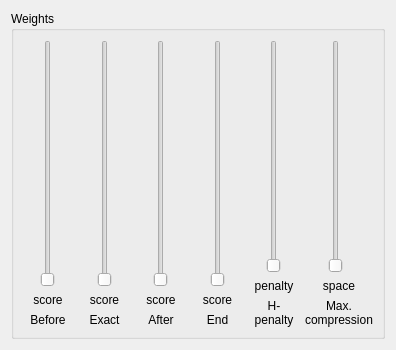
<ui version="4.0" >
 <class>LayoutOptionWidget</class>
 <widget class="QWidget" name="LayoutOptionWidget" >
  <property name="geometry" >
   <rect>
    <x>0</x>
    <y>0</y>
    <width>396</width>
    <height>350</height>
   </rect>
  </property>
  <property name="sizePolicy" >
   <sizepolicy vsizetype="Expanding" hsizetype="Expanding" >
    <horstretch>0</horstretch>
    <verstretch>0</verstretch>
   </sizepolicy>
  </property>
  <property name="windowTitle" >
   <string>Text layout engine options</string>
  </property>
  <layout class="QGridLayout" name="gridLayout_2" >
   <item row="0" column="0" >
    <widget class="QGroupBox" name="groupBox" >
     <property name="title" >
      <string>Weights</string>
     </property>
     <layout class="QGridLayout" name="gridLayout_8" >
      <item row="0" column="0" >
       <layout class="QGridLayout" name="gridLayout" >
        <item row="0" column="0" >
         <spacer name="horizontalSpacer" >
          <property name="orientation" >
           <enum>Qt::Horizontal</enum>
          </property>
          <property name="sizeHint" stdset="0" >
           <size>
            <width>40</width>
            <height>20</height>
           </size>
          </property>
         </spacer>
        </item>
        <item row="0" column="2" >
         <spacer name="horizontalSpacer_2" >
          <property name="orientation" >
           <enum>Qt::Horizontal</enum>
          </property>
          <property name="sizeHint" stdset="0" >
           <size>
            <width>40</width>
            <height>20</height>
           </size>
          </property>
         </spacer>
        </item>
        <item row="0" column="1" >
         <widget class="QSlider" name="beforeSlid" >
          <property name="minimum" >
           <number>1</number>
          </property>
          <property name="maximum" >
           <number>1000</number>
          </property>
          <property name="tracking" >
           <bool>true</bool>
          </property>
          <property name="orientation" >
           <enum>Qt::Vertical</enum>
          </property>
          <property name="tickPosition" >
           <enum>QSlider::NoTicks</enum>
          </property>
         </widget>
        </item>
        <item row="1" column="0" colspan="3" >
         <widget class="QLabel" name="bScore" >
          <property name="text" >
           <string>score</string>
          </property>
          <property name="alignment" >
           <set>Qt::AlignCenter</set>
          </property>
          <property name="buddy" >
           <cstring>beforeSlid</cstring>
          </property>
         </widget>
        </item>
        <item row="2" column="0" colspan="3" >
         <widget class="QLabel" name="label" >
          <property name="text" >
           <string>Before</string>
          </property>
          <property name="alignment" >
           <set>Qt::AlignHCenter|Qt::AlignTop</set>
          </property>
          <property name="wordWrap" >
           <bool>true</bool>
          </property>
         </widget>
        </item>
       </layout>
      </item>
      <item row="0" column="1" >
       <layout class="QGridLayout" name="gridLayout_3" >
        <item row="0" column="1" >
         <widget class="QSlider" name="fitSlid" >
          <property name="minimum" >
           <number>1</number>
          </property>
          <property name="maximum" >
           <number>1000</number>
          </property>
          <property name="tracking" >
           <bool>true</bool>
          </property>
          <property name="orientation" >
           <enum>Qt::Vertical</enum>
          </property>
         </widget>
        </item>
        <item row="1" column="0" colspan="3" >
         <widget class="QLabel" name="eScore" >
          <property name="text" >
           <string>score</string>
          </property>
          <property name="alignment" >
           <set>Qt::AlignCenter</set>
          </property>
          <property name="buddy" >
           <cstring>fitSlid</cstring>
          </property>
         </widget>
        </item>
        <item row="2" column="0" colspan="3" >
         <widget class="QLabel" name="label_2" >
          <property name="text" >
           <string>Exact</string>
          </property>
          <property name="alignment" >
           <set>Qt::AlignHCenter|Qt::AlignTop</set>
          </property>
          <property name="wordWrap" >
           <bool>true</bool>
          </property>
         </widget>
        </item>
        <item row="0" column="0" >
         <spacer name="horizontalSpacer_3" >
          <property name="orientation" >
           <enum>Qt::Horizontal</enum>
          </property>
          <property name="sizeHint" stdset="0" >
           <size>
            <width>40</width>
            <height>20</height>
           </size>
          </property>
         </spacer>
        </item>
        <item row="0" column="2" >
         <spacer name="horizontalSpacer_4" >
          <property name="orientation" >
           <enum>Qt::Horizontal</enum>
          </property>
          <property name="sizeHint" stdset="0" >
           <size>
            <width>40</width>
            <height>20</height>
           </size>
          </property>
         </spacer>
        </item>
       </layout>
      </item>
      <item row="0" column="2" >
       <layout class="QGridLayout" name="gridLayout_4" >
        <item row="0" column="1" >
         <widget class="QSlider" name="afterSlid" >
          <property name="minimum" >
           <number>1</number>
          </property>
          <property name="maximum" >
           <number>1000</number>
          </property>
          <property name="tracking" >
           <bool>true</bool>
          </property>
          <property name="orientation" >
           <enum>Qt::Vertical</enum>
          </property>
         </widget>
        </item>
        <item row="0" column="0" >
         <spacer name="horizontalSpacer_5" >
          <property name="orientation" >
           <enum>Qt::Horizontal</enum>
          </property>
          <property name="sizeHint" stdset="0" >
           <size>
            <width>40</width>
            <height>20</height>
           </size>
          </property>
         </spacer>
        </item>
        <item row="0" column="2" >
         <spacer name="horizontalSpacer_6" >
          <property name="orientation" >
           <enum>Qt::Horizontal</enum>
          </property>
          <property name="sizeHint" stdset="0" >
           <size>
            <width>40</width>
            <height>20</height>
           </size>
          </property>
         </spacer>
        </item>
        <item row="1" column="0" colspan="3" >
         <widget class="QLabel" name="aScore" >
          <property name="text" >
           <string>score</string>
          </property>
          <property name="alignment" >
           <set>Qt::AlignCenter</set>
          </property>
          <property name="buddy" >
           <cstring>afterSlid</cstring>
          </property>
         </widget>
        </item>
        <item row="2" column="0" colspan="3" >
         <widget class="QLabel" name="label_3" >
          <property name="text" >
           <string>After</string>
          </property>
          <property name="alignment" >
           <set>Qt::AlignHCenter|Qt::AlignTop</set>
          </property>
          <property name="wordWrap" >
           <bool>true</bool>
          </property>
         </widget>
        </item>
       </layout>
      </item>
      <item row="0" column="3" >
       <layout class="QGridLayout" name="gridLayout_5" >
        <item row="0" column="1" >
         <widget class="QSlider" name="endSlid" >
          <property name="minimum" >
           <number>1</number>
          </property>
          <property name="maximum" >
           <number>1000</number>
          </property>
          <property name="tracking" >
           <bool>true</bool>
          </property>
          <property name="orientation" >
           <enum>Qt::Vertical</enum>
          </property>
         </widget>
        </item>
        <item row="0" column="0" >
         <spacer name="horizontalSpacer_7" >
          <property name="orientation" >
           <enum>Qt::Horizontal</enum>
          </property>
          <property name="sizeHint" stdset="0" >
           <size>
            <width>40</width>
            <height>20</height>
           </size>
          </property>
         </spacer>
        </item>
        <item row="0" column="2" >
         <spacer name="horizontalSpacer_8" >
          <property name="orientation" >
           <enum>Qt::Horizontal</enum>
          </property>
          <property name="sizeHint" stdset="0" >
           <size>
            <width>40</width>
            <height>20</height>
           </size>
          </property>
         </spacer>
        </item>
        <item row="1" column="0" colspan="3" >
         <widget class="QLabel" name="endScore" >
          <property name="text" >
           <string>score</string>
          </property>
          <property name="alignment" >
           <set>Qt::AlignCenter</set>
          </property>
          <property name="buddy" >
           <cstring>endSlid</cstring>
          </property>
         </widget>
        </item>
        <item row="2" column="0" colspan="3" >
         <widget class="QLabel" name="label_5" >
          <property name="text" >
           <string>End</string>
          </property>
          <property name="alignment" >
           <set>Qt::AlignCenter</set>
          </property>
         </widget>
        </item>
       </layout>
      </item>
      <item row="0" column="4" >
       <layout class="QGridLayout" name="gridLayout_6" >
        <item row="0" column="1" >
         <widget class="QSlider" name="hyphSlid" >
          <property name="maximum" >
           <number>1000</number>
          </property>
          <property name="tracking" >
           <bool>true</bool>
          </property>
          <property name="orientation" >
           <enum>Qt::Vertical</enum>
          </property>
         </widget>
        </item>
        <item row="0" column="0" >
         <spacer name="horizontalSpacer_9" >
          <property name="orientation" >
           <enum>Qt::Horizontal</enum>
          </property>
          <property name="sizeHint" stdset="0" >
           <size>
            <width>40</width>
            <height>20</height>
           </size>
          </property>
         </spacer>
        </item>
        <item row="0" column="2" >
         <spacer name="horizontalSpacer_10" >
          <property name="orientation" >
           <enum>Qt::Horizontal</enum>
          </property>
          <property name="sizeHint" stdset="0" >
           <size>
            <width>40</width>
            <height>20</height>
           </size>
          </property>
         </spacer>
        </item>
        <item row="1" column="0" colspan="3" >
         <widget class="QLabel" name="hPenalty" >
          <property name="text" >
           <string>penalty</string>
          </property>
          <property name="alignment" >
           <set>Qt::AlignCenter</set>
          </property>
          <property name="buddy" >
           <cstring>hyphSlid</cstring>
          </property>
         </widget>
        </item>
        <item row="2" column="0" colspan="3" >
         <widget class="QLabel" name="label_4" >
          <property name="text" >
           <string>H-penalty</string>
          </property>
          <property name="alignment" >
           <set>Qt::AlignHCenter|Qt::AlignTop</set>
          </property>
          <property name="wordWrap" >
           <bool>true</bool>
          </property>
         </widget>
        </item>
       </layout>
      </item>
      <item row="0" column="5" >
       <layout class="QGridLayout" name="gridLayout_7" >
        <item row="0" column="1" >
         <widget class="QSlider" name="spaceSlid" >
          <property name="minimum" >
           <number>1</number>
          </property>
          <property name="maximum" >
           <number>100</number>
          </property>
          <property name="orientation" >
           <enum>Qt::Vertical</enum>
          </property>
         </widget>
        </item>
        <item row="0" column="0" >
         <spacer name="horizontalSpacer_11" >
          <property name="orientation" >
           <enum>Qt::Horizontal</enum>
          </property>
          <property name="sizeHint" stdset="0" >
           <size>
            <width>40</width>
            <height>20</height>
           </size>
          </property>
         </spacer>
        </item>
        <item row="0" column="3" >
         <spacer name="horizontalSpacer_12" >
          <property name="orientation" >
           <enum>Qt::Horizontal</enum>
          </property>
          <property name="sizeHint" stdset="0" >
           <size>
            <width>40</width>
            <height>20</height>
           </size>
          </property>
         </spacer>
        </item>
        <item row="1" column="0" colspan="4" >
         <widget class="QLabel" name="minSpace" >
          <property name="text" >
           <string>space</string>
          </property>
          <property name="alignment" >
           <set>Qt::AlignCenter</set>
          </property>
          <property name="buddy" >
           <cstring>spaceSlid</cstring>
          </property>
         </widget>
        </item>
        <item row="2" column="0" colspan="4" >
         <widget class="QLabel" name="label_6" >
          <property name="text" >
           <string>Max. compression</string>
          </property>
          <property name="alignment" >
           <set>Qt::AlignCenter</set>
          </property>
          <property name="wordWrap" >
           <bool>true</bool>
          </property>
         </widget>
        </item>
       </layout>
      </item>
     </layout>
    </widget>
   </item>
  </layout>
 </widget>
 <resources/>
 <connections/>
</ui>
